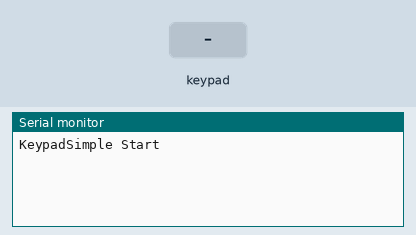
Recording of a sketch running on a simulated Arduino Uno, built with avr-gcc and run on an emulated ATmega328P. Parts: the last lines printed to the serial monitor. The test bench sets the inputs (shaded band).

Above: at 1.2 s.
1.3 s: key '*' pressed
At 2.5 s:
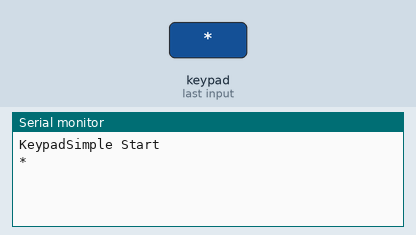
2.8 s: keypad keys 5 4 3 2 pressed 0.4 s apart
At 4.9 s:
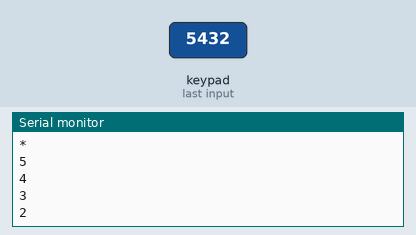
5.9 s: key '#' pressed
At 7.1 s:
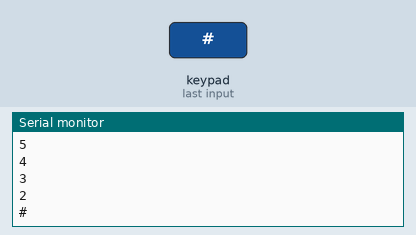
7.4 s: keypad keys 5 4 3 2 A pressed 0.4 s apart
At 9.7 s:
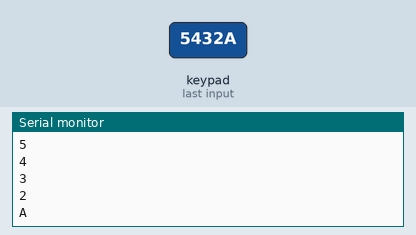
10.9 s: key 'D' pressed
At 11.4 s:
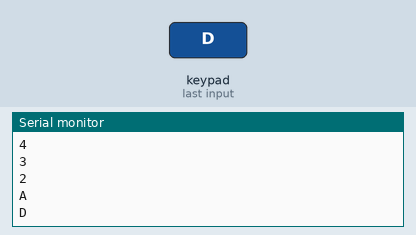
12.4 s: key 'C' pressed
At 13.5 s:
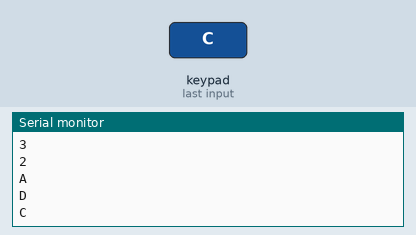
Timing chart, 0 to 14.9 s (numbered marks = the images above; inputs shaded):
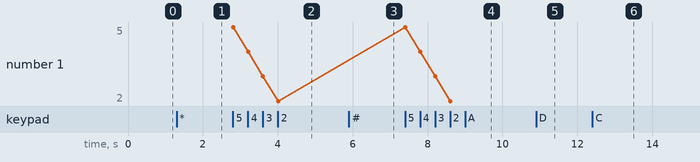

Measured:
- after the input at 1.3 s, the serial monitor: prints a new line at once (image 1)
- after the input at 2.8 s, the serial monitor: prints a new line at once (image 2)
- after the input at 5.9 s, the serial monitor: prints a new line at once (image 3)
- after the input at 7.4 s, the serial monitor: prints a new line at once (image 4)
- after the input at 10.9 s, the serial monitor: prints a new line at once (image 5)
- after the input at 12.4 s, the serial monitor: prints a new line at once (image 6)

The sketch:

KeypadSimple.ino
```cpp
/*
30d Lost in Space Day 11

	Read a 4x4 Keypad connected directly to ports 2-9.
	Output key pressed to the console.

Revision History:
	20230524 - Initial version, multiple check-ins.


*/

#include <Key.h>
#include <Keypad.h>

const byte MAX_ROWS = 4;
const byte MAX_COLS = 4;

/* Lesson Keypad layout
char keypadButtons[MAX_ROWS][MAX_COLS] = {
	{'1', '2', '3', 'A'},
	{'4', '5', '6', 'B'},
	{'7', '8', '9', 'C'},
	{'*', '0', '#', 'D'}
};
*/

// Keypad from Sensor Kit, plugged in pins 9-->2 left-->right top view
char keypadButtons[MAX_ROWS][MAX_COLS] = {
	{'*', '7', '4', '1'},
	{'0', '8', '5', '2'},
	{'#', '9', '6', '3'},
	{'D', 'C', 'B', 'A'}
};


byte rowPins[MAX_ROWS] = {5, 4, 3, 2};
byte colPins[MAX_COLS] = {6, 7, 8, 9};

Keypad pad = Keypad(makeKeymap(keypadButtons), rowPins, colPins, MAX_ROWS, MAX_COLS);


void setup() {
	Serial.begin(9600);
	Serial.println("KeypadSimple Start");

}

void loop() {
	char result = pad.getKey();

	if (result){
		Serial.println(result);
	}

}
```
